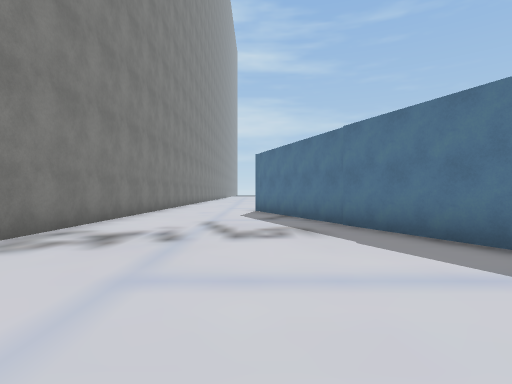
View 1 (above)

19 first-person views from a walk through a scene from a Unity 3-D project. The camera is 1.3 m above the floor, looks level and sees 80° across. The floor is counted in squares, 2 m on a side. Each view is taken from the middle of a square. On the plan, view 1 faces up. The plan holds only what a view shows up to about 10 squares ahead; the rest is blank. The place goes on beyond the plan. Some surface patterns are stand-ins.

View 2
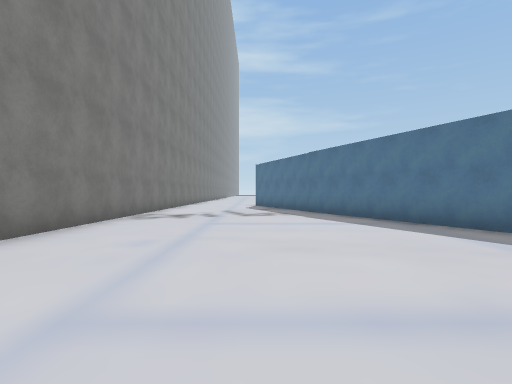

View 3
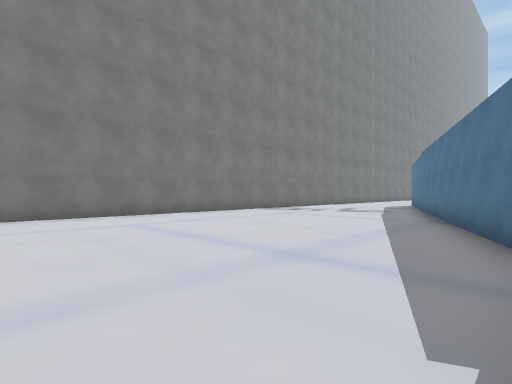

View 4
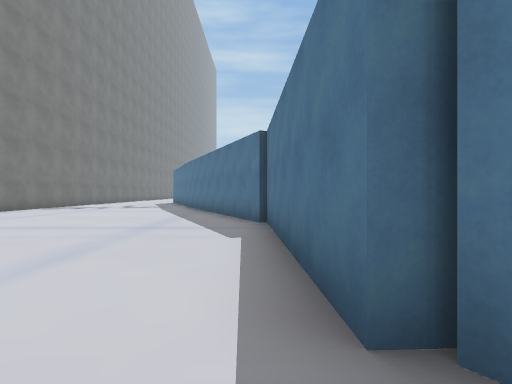

View 5
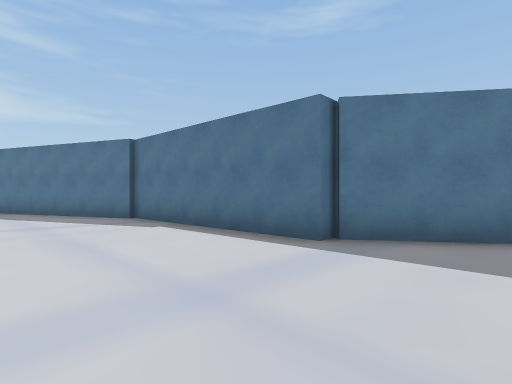

View 6
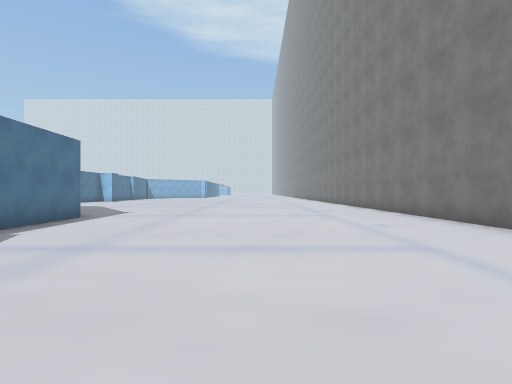

View 7
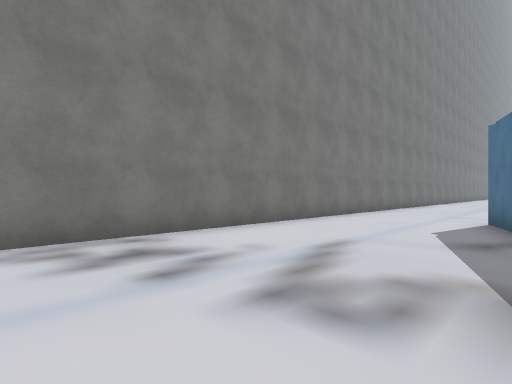

View 8
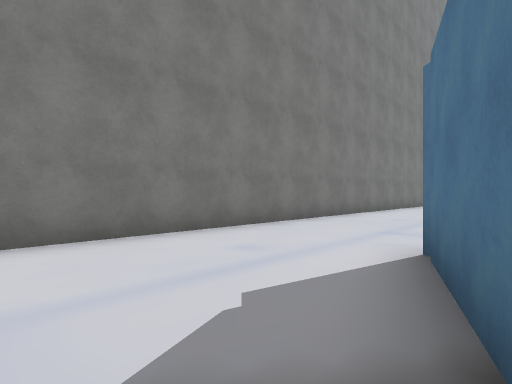

View 9
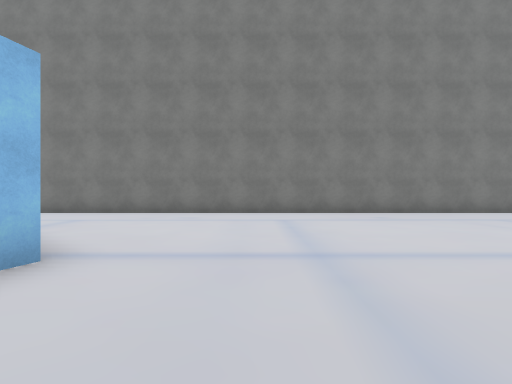

View 10
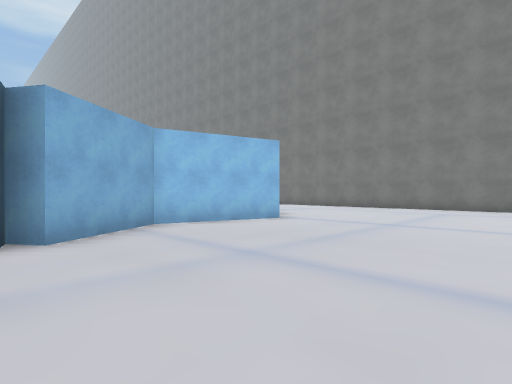

View 11
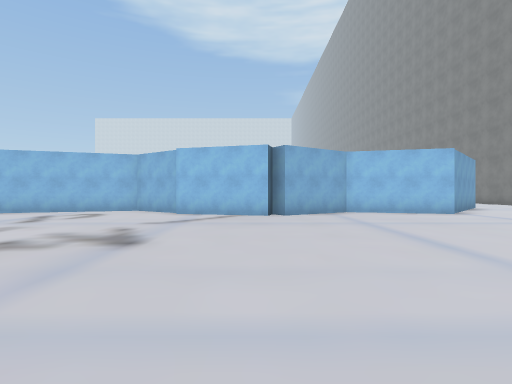

View 12
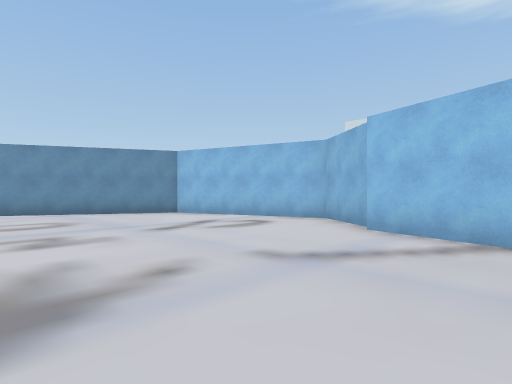

View 13
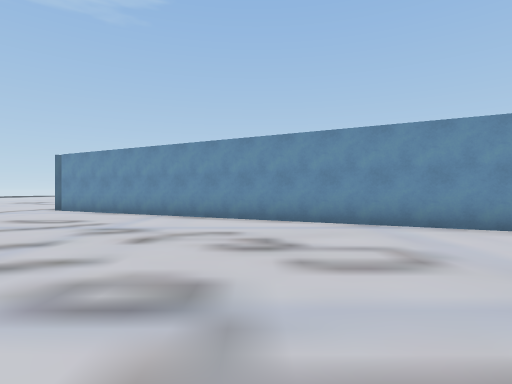

View 14
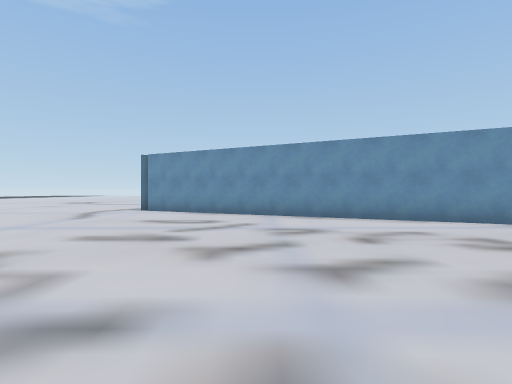

View 15
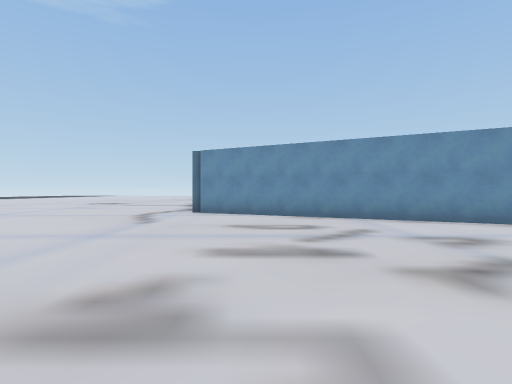

View 16
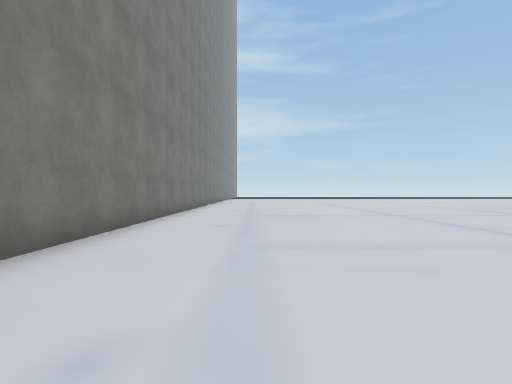

View 17
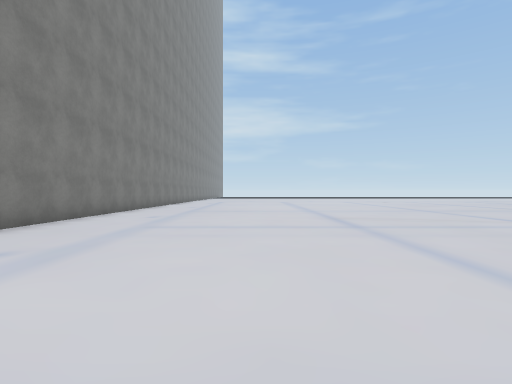

View 18
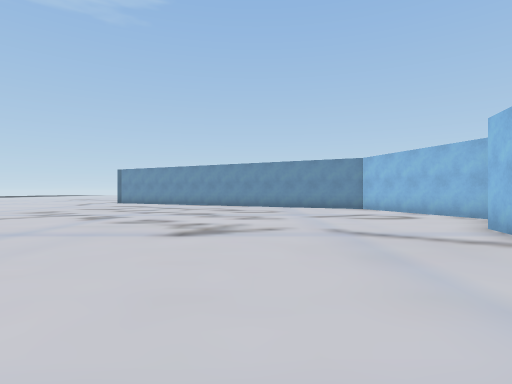

View 19
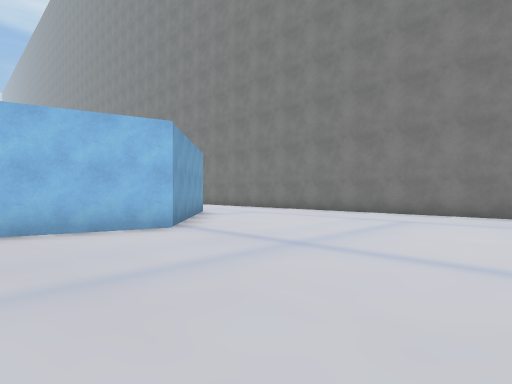

### Floor plan
Points are (right, up) in squares from view 1. A wall is a line through its corners. A room is listed if a view was taken in it or the views show most of it. See-through windows are left out.
Room 1 (views 1, 2, 3, 4, 5, 6, 7, 8)
walls: (5.1, -1.6) (1.7, 6.1); (1.8, 6) (0.1, 10.2); (6, -6.7) (5.5, -6.7) (5.2, -1.5); (7, -8.6) (5.8, -6.9); (-3.4, 11.5) (-3.4, -9)
ways out: opening at (-2, 10.3) to room 2
Room 2 (views 9, 10, 11, 12, 13, 14, 15, 16, 17, 18, 19)
walls: (8.4, 14.7) (11.5, 13.9); (11.4, 13.6) (13.1, 12.4) (17.6, 13.9) (23.6, 25.8); (0.3, 10.8) (3.2, 14) (6.1, 13.2) (8.2, 14.6) (8.5, 14.1) (8.7, 14.7); (-3.4, 26.5) (-3.4, 11.5)
ways out: opening at (-2, 10.3) to room 1

Positions as (right, up) in squares from view 1, and headings:
1: (0, 0), facing up
2: (0, -4), facing up
3: (5, -5), facing up-left
4: (5, -8), facing up
5: (2, -9), facing up-right
6: (1, 1), facing down
7: (1, 3), facing up-left
8: (1, 7), facing up-left
9: (6, 16), facing left
10: (9, 19), facing down-left
11: (9, 23), facing down
12: (9, 19), facing down-right
13: (13, 19), facing right
14: (13, 22), facing right
15: (14, 24), facing right
16: (-1, 18), facing up
17: (1, 16), facing up
18: (6, 18), facing right
19: (6, 19), facing down-left
